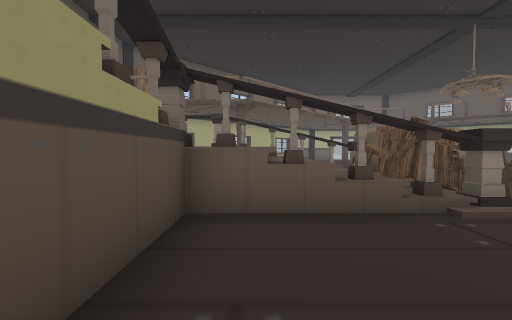
View 1 (above)

16 first-person views from a walk through a scene from a Unity 3-D project. The camera is 1.5 m above the floor, tilts 2° down and sees 90° across. The floor is counted in squares, 2 m on a side. Each view is taken from the middle of a square. On the plan, view 1 faces up. The plan holds only what a view shows up to about 9 squares ahead; the rest is blank. The place goes on beyond the plan. Some animated figures are left out. Door leaves are left out, so doorways stand open. Some surface patterns are stand-ins.

View 2
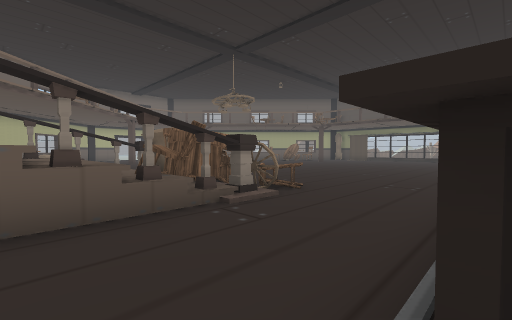

View 3
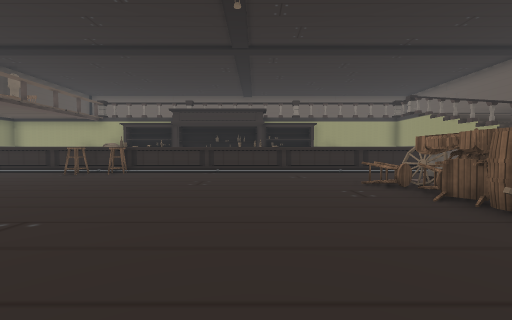

View 4
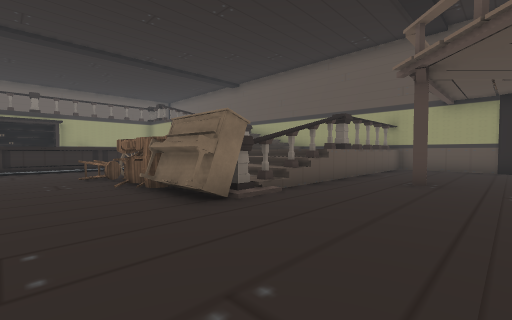

View 5
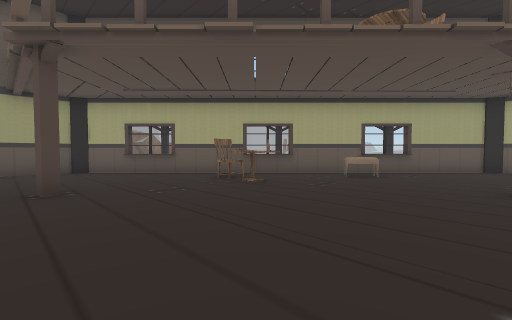

View 6
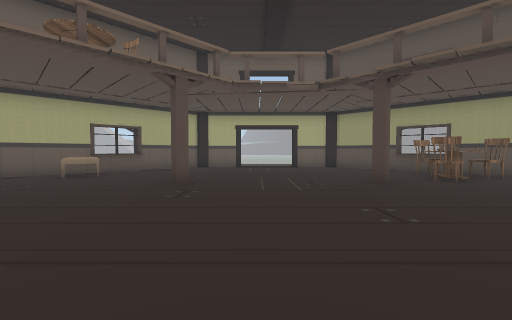

View 7
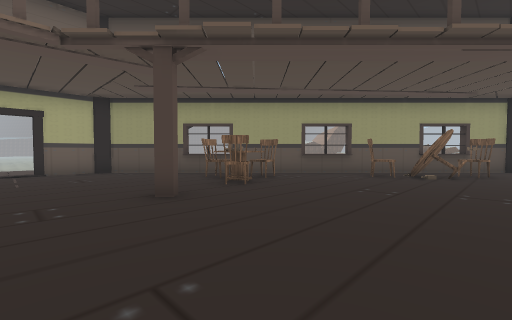

View 8
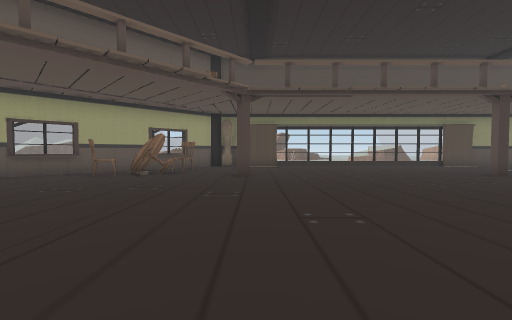

View 9
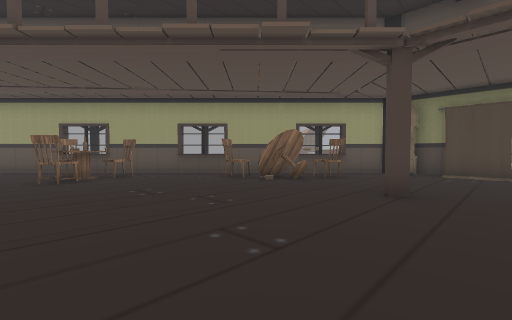

View 10
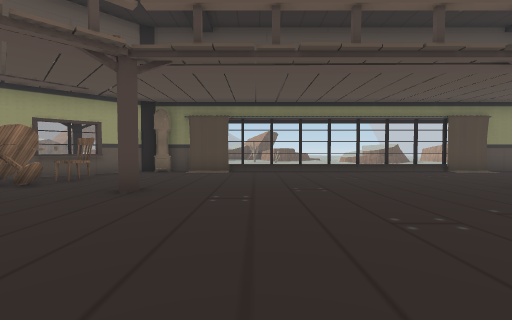

View 11
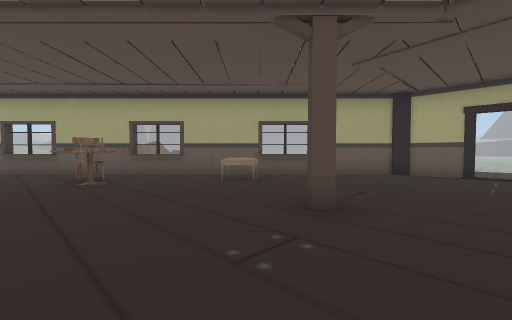

View 12
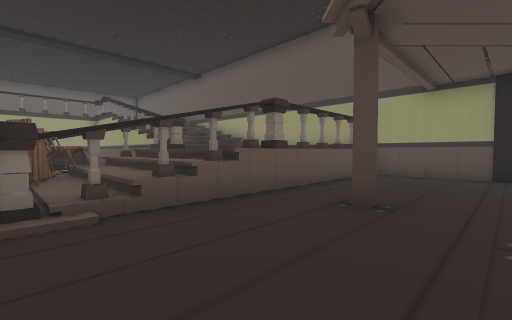

View 13
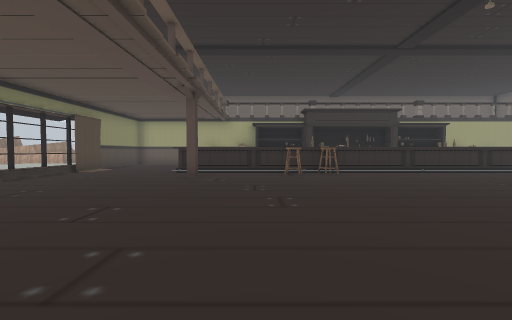

View 14
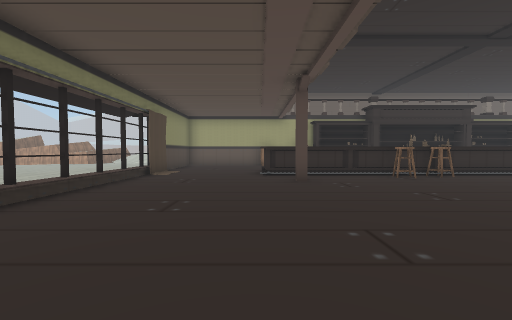

View 15
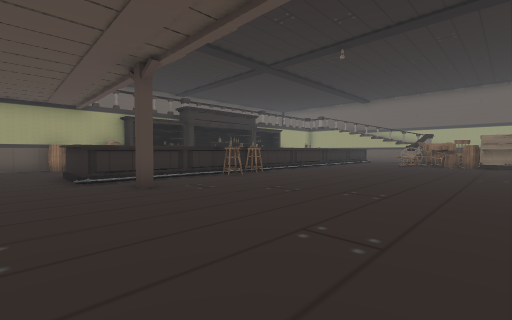

View 16
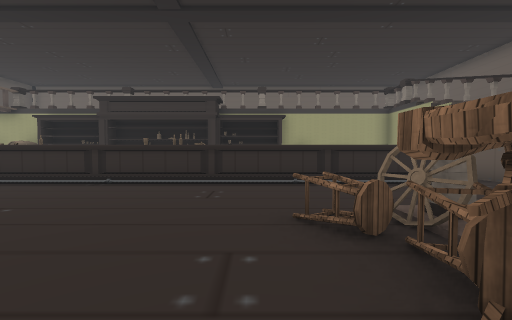

### Floor plan
Points are (right, up) in squares from view 1. A wall is a line through its corners. A room is listed if a view was taken in it or the views show most of it. See-through windows are left out.
Room 1 (views 1, 2)
walls: (0.6, 3.1) (-0.9, 3.1); (-0.8, 3.5) (-0.8, -0.9)
ways out: opening at (1.5, 1.5) to room 2
Room 2 (views 3, 4, 5, 6, 7, 8, 9, 10, 11, 12, 13, 14, 15, 16)
walls: (2.4, 7.4) (1.2, 7.4); (15.8, 9.1) (15.5, 9.5); (5.5, 15.1) (5.1, 14.7); (1.2, 7.5) (2.4, 7.5); (0.9, 7.7) (0.9, 3.1); (2.5, 3.1) (0.6, 3.1); (8.4, 0.1) (10.6, 0.1); (0.1, 7.7) (0.1, 3); (16.4, 14.8) (15.2, 16); (1.4, 3.4) (2.3, 3.4); (12.4, 0.1) (16.9, 0.1); (13.5, 17.7) (12.4, 18.8); (-0.8, 7.8) (-0.8, 7.3); (19.3, 11.9) (18, 13.2); (20.3, 8.3) (20.3, 9.5); (20.4, 8.2) (20.1, 9.2); (16.7, 0.4) (16.7, -1.5); (20.4, 11.1) (10.8, 20.6) (10.1, 20.9) (8.6, 20.9); (-0.2, 16.1) (-1.5, 14.7); (2.7, 18.9) (1.4, 17.6); (0.9, 0.1) (7.6, 0.1); (6.4, 20.9) (4.9, 20.9) (4.2, 20.6) (-5.2, 11.2) (-5.5, 10.5) (-5.5, 7.9); (-3.1, 13.1) (-4.2, 12); (-4.3, 7.7) (2.4, 7.7); (20.2, -1) (20.3, -0.3)
low walls: (1.8, 7.7) (1.8, 5.9)
ways out: opening at (1.5, 1.5) to room 1; open door at (7.5, 21); gap at (19, 12)
objects: chair (-1, 13) to (0, 14); table (1, 13) to (1, 14); chair (2, 4); chair (2, 5); other object (2, 16) to (2, 17); other object (3, 3); stool (3, 4); chair (3, 5) to (4, 5); chair (3, 6); piano (3, 7) to (4, 7); stool (4, 3) to (4, 4); barrel (4, 6); other object (8, 0); stool (11, 0) to (12, 0); chair (12, 15); table (12, 16); stool (13, 1); other object (13, 16); chair (13, 17); chair (14, 16); chair (16, 13) to (16, 14); chair (17, 12) to (18, 12); table (17, 13)

Where each view was taken, in squares from view 1:
view 1: 0 up, 0 right, facing up
view 2: 0 up, 0 right, facing up-right
view 3: 9 up, 7 right, facing down
view 4: 11 up, 6 right, facing down-left
view 5: 9 up, 5 right, facing up-left
view 6: 9 up, 7 right, facing up
view 7: 11 up, 8 right, facing up-right
view 8: 9 up, 8 right, facing right
view 9: 8 up, 11 right, facing up-right
view 10: 7 up, 11 right, facing right
view 11: 12 up, 7 right, facing up-left
view 12: 11 up, 3 right, facing down-left
view 13: 9 up, 14 right, facing down
view 14: 8 up, 17 right, facing down
view 15: 7 up, 18 right, facing down-left
view 16: 6 up, 5 right, facing down
